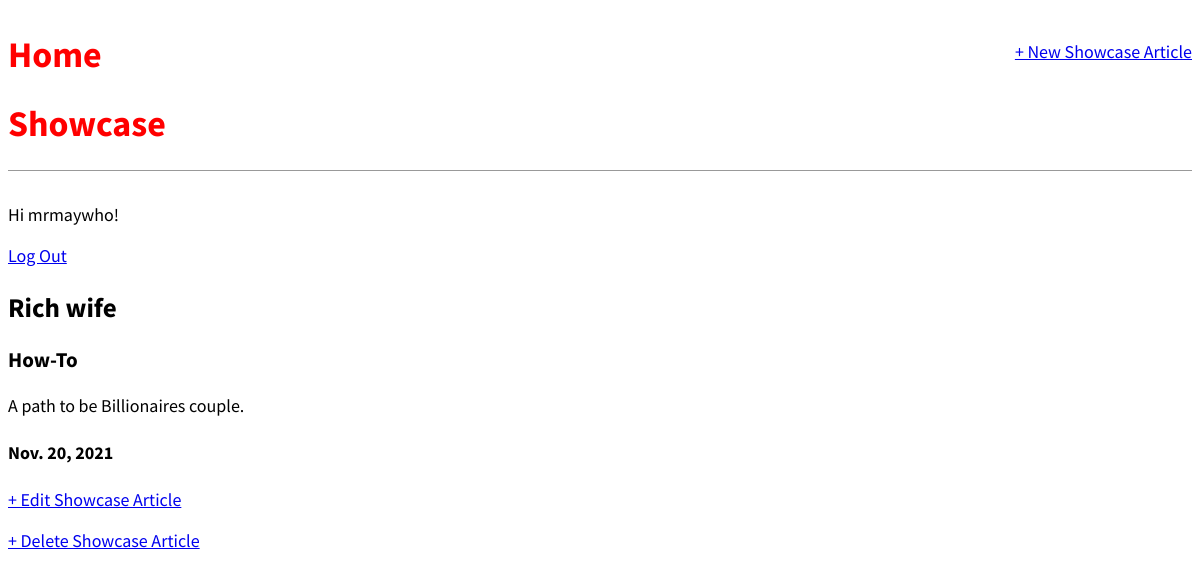
Page /article/6/ (signed in) on the committed database.
### showcase/models.py (models this page shows, shortened)
class Article(models.Model):
	title = models.CharField(max_length=200)
	subtitle = models.CharField(max_length=200)
	date = models.DateField(auto_now_add=True)
	body = models.TextField()
	author = models.ForeignKey(
		'auth.User',
		on_delete=models.CASCADE,
		)
	body = models.TextField()

### showcase/views.py (the view)
# urls.py: path('article/<int:pk>/', ArticleDetailView.as_view(),
class ArticleDetailView(DetailView):
	model = Article
	template_name = 'article_detail.html'

### templates/article_detail.html
{% extends 'base.html' %}
{% block content %}
<div class="article-update">
	<h2>{{ article.title }}</h2>
	<h3>{{ article.subtitle }}</h3>
	<p>{{ article.body }}</p>
	<h4>{{ article.date }}</h4>
</div>
<p><a href="{% url 'article_edit' article.pk %}">+ Edit Showcase Article</a></p>
<p><a href="{% url 'article_delete' article.pk %}">+ Delete Showcase Article</a></p>
{% endblock content %}

### templates/base.html (shortened to what this page needs)
{% load static %}
<!DOCTYPE html>
<html>
<head>
	<link rel="stylesheet" type="text/css" href="{% static 'css/base.css' %}">
</head>
<body>
	<div>
	<header>
		<div class="nav-left">
		  <h1><a href="{% url 'home' %}">Home</a></h1>
		  <h1><a href="{% url 'showcase' %}">Showcase</a></h1>
		</div>
		<div class="nav-right">
			<a href="{% url 'article_new' %}">+ New Showcase Article</a>
		</div>
	</header>
		{% if user.is_authenticated %}
			<p>Hi {{ user.username }}!</p>
			<p><a href="{% url 'logout' %}">Log Out</a></p>
		{% else %}
			<p>You are not Logged in.</p>
			<a href="{% url 'login' %}">Log In</a>
		{% endif %}
		{% block content %}
		{% endblock content %}
	</div>
</body>
</html>

### static/css/base.css (style rules this page uses)
body { font-family: 'Source Sans Pro', sans-serif; font-size: 18px; }
header { border-bottom: 1px solid #999; margin-bottom: 2rem; display: flex; }
header h1 a { color: red; text-decoration: none; }
.nav-left { margin-right: auto; }
.nav-right { display: flex; padding-top: 2rem; }

### rows in the picture
Article: title "Rich wife", subtitle "How-To", body "A path to be Billionaires couple.", date "Nov. 20, 2021"

### other values in the picture
{{ user.username }} "mrmaywho"
